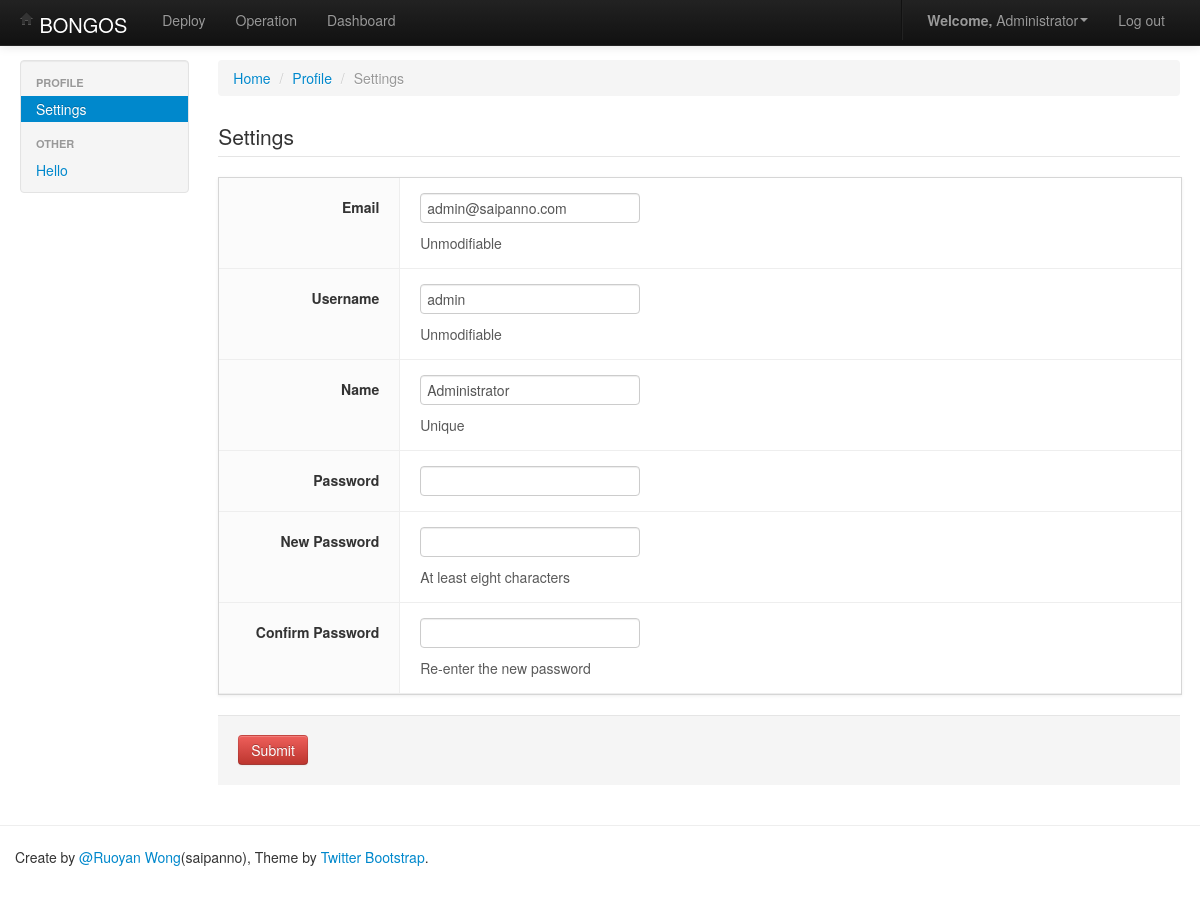
The page /settings (signed in) on the database its author committed.
### frontend/models/account.py (models this page shows, shortened)
class User(db.Model):
    __tablename__ = 'user_lists'
    id = db.Column(db.Integer, primary_key=True)
    email = db.Column(db.String(50), unique=True)
    username = db.Column(db.String(50), unique=True)
    name = db.Column(db.String(50))
    groups = db.Column(db.String(50))
    passwd_hash = db.Column(db.String(50))
    status = db.Column(db.Integer)

### frontend/controlers/account.py (the view, shortened to what this page needs)
@account.route('/settings', methods=("GET", "POST"))
@login_required
def user_edit_settings_ctrl():
    user = current_user
    form = EditSettingForm(id=user.id, email=user.email, username=user.username, name=user.name)
    if request.method == 'GET':
        return render_template('account/change_settings.html', form=form, type='edit')
    else:
        messages = catch_errors(form.errors)
        flash(messages, 'error')
        return redirect(url_for('account.user_edit_settings_ctrl'))

### frontend/extensions/login_manager.py (called while the page is built)
@login.user_loader
def load_user(user_id):
    try:
        user = User.query.get(user_id)
    except Exception, e:
        user = None
    return user

### frontend/templates/account/change_settings.html (shortened to what this page needs)
{% extends "account/base.html" %}
{% block active_user_edit_settings %}active{% endblock %}
{% block main %}
    <div class="span10">
        <ul class="breadcrumb">
            <li><a href="/">Home</a> <span class="divider">/</span></li>
            <li class="#"><a href="#">Profile</a> <span class="divider">/</span></li>
            <li class="active">Settings</li>
        </ul>
        <div class="tabbable">
            <form method="post" action="">
                <legend>
                    Settings
                </legend>
                <div class="box form-container row-fluid form-horizontal">
                    {{ ext.create_standard_field(form.email, class="uneditable-input") }}
                    {{ ext.create_standard_field(form.username) }}
                    {{ ext.create_standard_field(form.name) }}
                    {{ ext.create_standard_field(form.now_password) }}
                    {{ ext.create_standard_field(form.new_password) }}
                    {{ ext.create_standard_field(form.confirm_password) }}
                </div>
                <div class="form-actions">
                    {{ form.submit(class="btn btn-danger") }}
                </div>
            </form>
        </div>
    </div>
{% endblock %}

### frontend/templates/account/base.html
{% extends "base.html" %}
{% block sidebar %}
    <div class="span2">
        <div class="well sidebar-nav">
            <ul class="nav nav-list">
                <li class="nav-header">PROFILE</li>
                <li class="{% block active_user_edit_settings %}{% endblock %}"><a href="{{ url_for("account.user_edit_settings_ctrl") }}">Settings</a></li>
                <li class="nav-header">OTHER</li>
                <li class=""><a href="">Hello</a></li>
            </ul>
        </div>
    </div>
{% endblock %}

### frontend/templates/base.html (shortened to what this page needs)
<!DOCTYPE html>
<html lang="en">
<head>
    <link rel=stylesheet type=text/css href="{{ url_for('static', filename='package/bootstrap/css/bootstrap.css') }}">
    <link rel=stylesheet type=text/css href="{{ url_for('static', filename='css/bootstrap-responsive.css') }}">
    <link rel=stylesheet type=text/css href="{{ url_for('static', filename='package/font-awesome/font-awesome.css') }}">
    <link rel=stylesheet type=text/css href="{{ url_for('static', filename='package/select2/css/select2.css') }}">
    <link rel=stylesheet type=text/css href="{{ url_for('static', filename='package/select2/css/select2-bootstrap.css') }}">
    <link rel=stylesheet type=text/css href="{{ url_for('static', filename='package/google-code-prettify/prettify.css') }}">
    <link rel=stylesheet type=text/css href="{{ url_for('static', filename='bongos/bongos.css') }}">
</head>
<body>
    {% import "macro.html" as ext %}
    {% block body %}
    {% block header %}
    <div class="navbar navbar-inverse navbar-fixed-top">
        <div class="navbar-inner">
            <div class="container-fluid">
                <a class="brand" href="{{ url_for('account.index_ctrl') }}"><i class="icon-home"></i> BONGOS</a>
                <ul class="nav">
                    <li class="{% block active_deploy %}{% endblock %}"><a href="#">Deploy</a></li>
                    <li class="{% block active_operation %}{% endblock %}"><a href="{{ url_for("operation.list_operation_ctrl", operation_type='ssh_detect') }}">Operation</a></li>
                    <li class="{% block active_dashboard %}{% endblock %}"><a href="{{ url_for("dashboard.list_user_ctrl") }}">Dashboard</a></li>
                </ul>
                <ul class="nav pull-right">
                    <li class="divider-vertical"></li>
                    <li class="dropdown"><a href="#" class="dropdown-toggle" data-toggle="dropdown"><b>Welcome,</b> {{ current_user.name }}<b class="caret"></b></a>
                    </li>
                    <li><a href="{{ url_for("account.user_logout_ctrl") }}">Log out</a></li>
                </ul>
            </div>
        </div>
    </div>
    {% block container %}
    <div class="container-fluid">
        <div class="row-fluid">
            {% block sidebar %}{% endblock %}
            {% block main %}{% endblock %}
        </div>
    </div>
    {% endblock %}
    <hr>
    <footer class="footer">
        <div class="container">
            <p>Create by <a href="https://github.com/saipanno">@Ruoyan Wong</a>(saipanno),  Theme by <a href="http://twitter.github.com/bootstrap">Twitter Bootstrap</a>.</p>
        </div>
    </footer>
    {% endblock %}
    {% endblock %}
</body>
</html>

### frontend/templates/macro.html (shortened to what this page needs)
{% macro create_standard_field(field)  -%}
    <div class="control-group">
        <label class="control-label inline">{{ field.label.text }}{% if field.flags.required %} <span class="required">*</span>{% endif %}</label>
        <div class="controls">
            {{ field(**kwargs) }}
            {%- if field.description -%}
                <p class="help-block">{{ field.description|safe }}</p>
            {%- endif %}
        </div>
    </div>
{%- endmacro %}

### frontend/static/bongos/bongos.css (style rules this page uses)
.box { border: 1px solid rgb(214, 214, 214); box-shadow: 0px 1px 3px rgba(100, 100, 100, 0.1); border-radius: 0px 0px 0px 0px; }
.control-group { border-bottom: 1px solid rgb(238, 238, 238); background-color: rgb(251, 251, 251); }
.form-horizontal .control-group { margin-bottom: 0px; }
.control-label { padding: 6px 15px; margin-bottom: 0; font-weight: bold; }
.form-horizontal .control-label { padding: 19px 0px 0px; margin-bottom: 0px; font-weight: bold; }
.controls { padding: 10px 0px 0px 15px; border-left: 1px solid rgb(238, 238, 238); background-color: white; }
.form-horizontal .controls { padding: 15px 0 15px 20px; }

### frontend/templates/base.html (style rules this page uses)
body { padding-top: 60px; padding-bottom: 40px; }
.sidebar-nav { padding: 9px 0; }

### rows shown on the page
User: name "Administrator", email "admin@saipanno.com", username "admin"

### other values the page prints
{{ field.label.text }} "Email Username Name Password New Password Confirm Password"
{{ field.description|safe }} "Unmodifiable Unmodifiable Unique At least eight characters Re-enter the new password"
